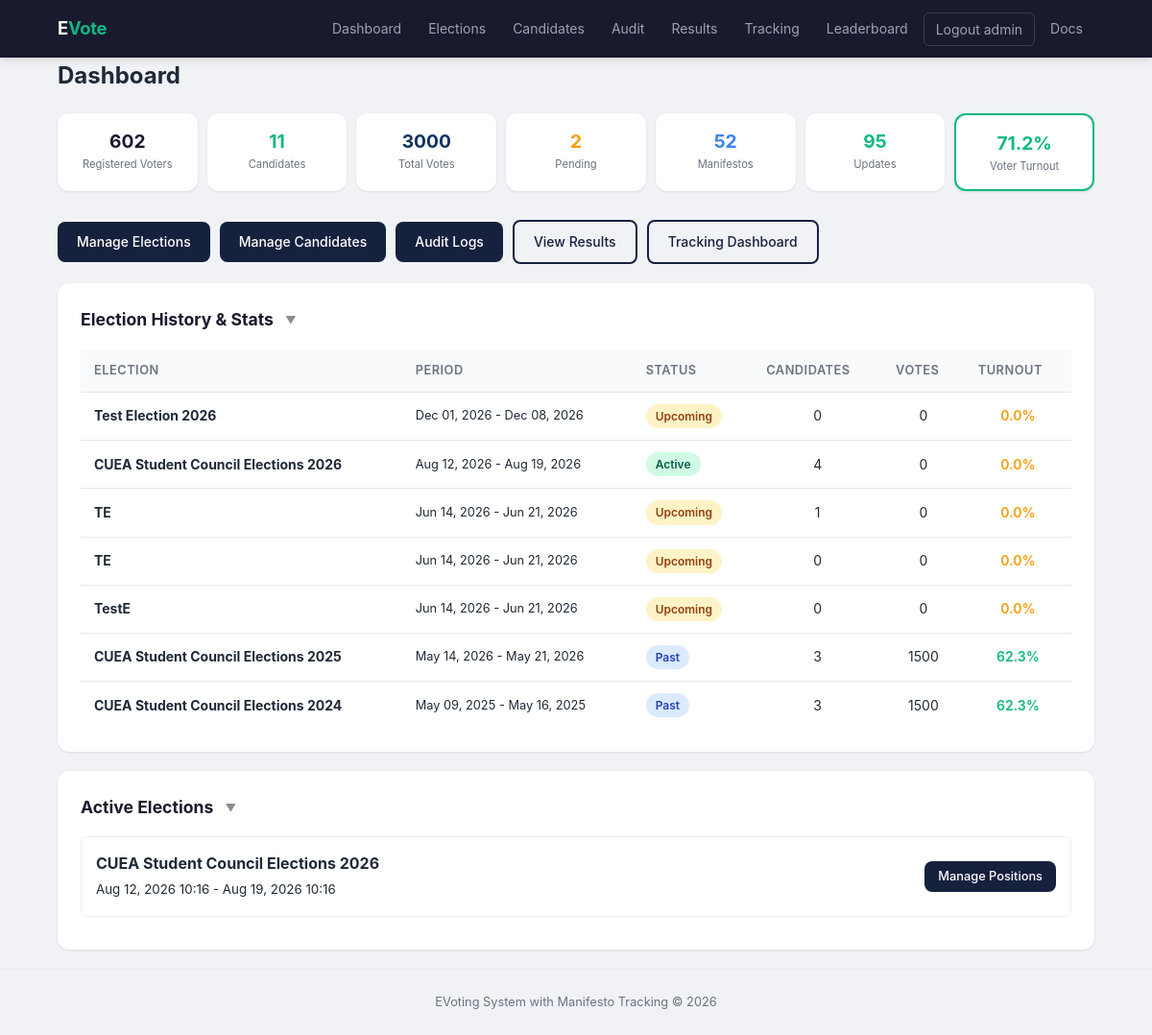
The app's page /dashboard/ (signed in) with its own data.
### core/models.py (models this page shows, shortened)
class User(AbstractUser):
    ROLE_CHOICES = (
        ('voter', 'Voter'),
        ('candidate', 'Candidate'),
        ('admin', 'Admin'),
    )
    role = models.CharField(max_length=20, choices=ROLE_CHOICES, default='voter')
    is_verified = models.BooleanField(default=False)
    student_id = models.CharField(max_length=50, unique=True, null=True, blank=True)

class Election(models.Model):
    title = models.CharField(max_length=200)
    description = models.TextField(blank=True)
    start_date = models.DateTimeField()
    end_date = models.DateTimeField()
    is_active = models.BooleanField(default=False)
    created_at = models.DateTimeField(auto_now_add=True)
    class Meta:
        ordering = ['-created_at']

### core/views.py (the view, shortened to what this page needs)
# urls.py: path('dashboard/', views.dashboard, name='dashboard'),        # Role-based dashboard
@login_required
def dashboard(request):
    user = request.user
    active_elections = Election.objects.filter(is_active=True)
    past_elections = Election.objects.filter(end_date__lt=timezone.now())
    all_elections = Election.objects.all().order_by('-start_date')
    if user.role == 'admin':
        total_voters = User.objects.filter(role='voter').count()
        total_candidates_count = Candidate.objects.filter(is_approved=True).count()
        total_votes = Vote.objects.count()
        pending_candidates = Candidate.objects.filter(is_approved=False).count()
        total_manifestos = Manifesto.objects.count()
        total_updates = ManifestoUpdate.objects.count()
        voter_turnout = round((total_votes / (total_voters * max(len(all_elections), 1))) * 100, 1) if total_voters > 0 else 0
        election_stats = []
        for e in all_elections:
            vc = Vote.objects.filter(election=e).count()
            cc = Candidate.objects.filter(election=e, is_approved=True).count()
            mc = Manifesto.objects.filter(candidate__election=e).count()
            pos_count = e.positions.count()
            eligible_positions = pos_count if pos_count > 0 else 1
            e_turnout = round((vc / (total_voters * eligible_positions)) * 100, 1) if total_voters > 0 else 0
            election_stats.append({'election': e, 'votes': vc, 'candidates': cc, 'manifestos': mc, 'turnout': e_turnout})
        return render(request, 'core/dashboard.html', {
            'section': 'admin', 'now': timezone.now(),
            'total_voters': total_voters, 'total_candidates': total_candidates_count,
            'total_votes': total_votes, 'pending_candidates': pending_candidates,
            'total_manifestos': total_manifestos, 'total_updates': total_updates,
            'active_elections': active_elections, 'past_elections': past_elections,
            'all_elections': all_elections, 'election_stats': election_stats,
            'voter_turnout': voter_turnout,
        })

### core/templates/core/dashboard.html (shortened to what this page needs)
{% extends "core/base.html" %}
{% block content %}
<h2 class="mb-20">Dashboard</h2>
{% if section == 'admin' %}
    <div style="display:grid; grid-template-columns:repeat(auto-fit, minmax(130px, 1fr)); gap:10px;">
        <div class="card" style="padding:14px; text-align:center;">
            <div style="font-size:1.2rem; font-weight:700; color:var(--primary);">{{ total_voters }}</div>
            <div style="font-size:0.7rem; color:var(--text-muted);">Registered Voters</div>
        </div>
        <div class="card" style="padding:14px; text-align:center;">
            <div style="font-size:1.2rem; font-weight:700; color:var(--success);">{{ total_candidates }}</div>
            <div style="font-size:0.7rem; color:var(--text-muted);">Candidates</div>
        </div>
        <div class="card" style="padding:14px; text-align:center;">
            <div style="font-size:1.2rem; font-weight:700; color:var(--accent);">{{ total_votes }}</div>
            <div style="font-size:0.7rem; color:var(--text-muted);">Total Votes</div>
        </div>
        <div class="card" style="padding:14px; text-align:center;">
            <div style="font-size:1.2rem; font-weight:700; color:var(--warning);">{{ pending_candidates }}</div>
            <div style="font-size:0.7rem; color:var(--text-muted);">Pending</div>
        </div>
        <div class="card" style="padding:14px; text-align:center;">
            <div style="font-size:1.2rem; font-weight:700; color:var(--info);">{{ total_manifestos }}</div>
            <div style="font-size:0.7rem; color:var(--text-muted);">Manifestos</div>
        </div>
        <div class="card" style="padding:14px; text-align:center;">
            <div style="font-size:1.2rem; font-weight:700; color:var(--success);">{{ total_updates }}</div>
            <div style="font-size:0.7rem; color:var(--text-muted);">Updates</div>
        </div>
        <div class="card" style="padding:14px; text-align:center; border:2px solid {% if voter_turnout >= 50 %}var(--success){% else %}var(--warning){% endif %};">
            <div style="font-size:1.2rem; font-weight:700; color:{% if voter_turnout >= 50 %}var(--success){% else %}var(--warning){% endif %};">{{ voter_turnout }}%</div>
            <div style="font-size:0.7rem; color:var(--text-muted);">Voter Turnout</div>
        </div>
    </div>
    <div class="flex flex-wrap" style="gap: 10px; margin-top: 10px;">
        <a href="{% url 'admin_elections' %}" class="btn">Manage Elections</a>
        <a href="{% url 'admin_candidates' %}" class="btn">Manage Candidates</a>
        <a href="{% url 'admin_audit_logs' %}" class="btn">Audit Logs</a>
        <a href="{% url 'results' %}" class="btn btn-outline">View Results</a>
        <a href="{% url 'manifesto_tracking' %}" class="btn btn-outline">Tracking Dashboard</a>
    </div>
    {% if election_stats %}
        <div class="card mt-20">
            <h3>
                Election History &amp; Stats
                <span class="collapse-toggle" onclick="this.nextElementSibling.style.display=this.nextElementSibling.style.display==='none'?'block':'none';this.classList.toggle('collapsed')">&#9660;</span>
            </h3>
            <div>
                <table>
                    <tr>
                        <th>Election</th>
                        <th>Period</th>
                        <th>Status</th>
                        <th>Candidates</th>
                        <th>Votes</th>
                        <th>Turnout</th>
                    </tr>
                    {% for es in election_stats %}
                        <tr>
                            <td><strong>{{ es.election.title|truncatewords:8 }}</strong></td>
                            <td style="font-size:0.8rem;">{{ es.election.start_date|date:"M d, Y" }} - {{ es.election.end_date|date:"M d, Y" }}</td>
                            <td>
                                {% if es.election.is_active and es.election.end_date >= now %}
                                    <span class="badge badge-success">Active</span>
                                {% elif es.election.end_date < now %}
                                    <span class="badge badge-info">Past</span>
                                {% else %}
                                    <span class="badge badge-warning">Upcoming</span>
                                {% endif %}
                            </td>
                            <td class="text-center">{{ es.candidates }}</td>
                            <td class="text-center">{{ es.votes }}</td>
                            <td class="text-center">
                                <span style="font-weight:600; color:{% if es.turnout >= 50 %}var(--success){% else %}var(--warning){% endif %};">{{ es.turnout }}%</span>
                            </td>
                        </tr>
                    {% endfor %}
                </table>
            </div>
        </div>
    {% endif %}
    {% if active_elections %}
        <div class="card">
            <h3>
                Active Elections
                <span class="collapse-toggle" onclick="toggleCollapse(this)">&#9660;</span>
            </h3>
            <div class="collapse-content">
                {% for e in active_elections %}
                    <div style="border:1px solid #eee; padding:15px; border-radius:6px; margin-bottom:10px;">
                        <div class="flex justify-between">
                            <div>
                                <strong>{{ e.title }}</strong><br>
                                <small>{{ e.start_date|date:"M d, Y H:i" }} - {{ e.end_date|date:"M d, Y H:i" }}</small>
                            </div>
                            <a href="{% url 'admin_positions' e.id %}" class="btn btn-sm">Manage Positions</a>
                        </div>
                    </div>
                {% endfor %}
            </div>
        </div>
    {% endif %}
{% endif %}
{% endblock %}

### core/templates/core/base.html (shortened to what this page needs)
<!DOCTYPE html>
<html lang="en">
<head>
</head>
<body>
    <nav>
        <div class="container">
            <a href="/" class="brand">E<span>Vote</span></a>
            <ul id="navMenu">
                {% if user.is_authenticated %}
                    <li><a href="{% url 'dashboard' %}">Dashboard</a></li>
                    {% if user.role == 'admin' %}
                        <li><a href="{% url 'admin_elections' %}">Elections</a></li>
                        <li><a href="{% url 'admin_candidates' %}">Candidates</a></li>
                        <li><a href="{% url 'admin_audit_logs' %}">Audit</a></li>
                    {% endif %}
                    <li><a href="{% url 'results' %}">Results</a></li>
                    <li><a href="{% url 'manifesto_tracking' %}">Tracking</a></li>
                    <li><a href="{% url 'leaderboard' %}">Leaderboard</a></li>
                    <li>
                        <form action="{% url 'logout' %}" method="post" style="display:inline">
                            <button type="submit" class="logout-btn">Logout {{ user.username }}</button>
                        </form>
                    </li>
                {% else %}
                    <li><a href="{% url 'login' %}">Login</a></li>
                    <li><a href="{% url 'register' %}">Register</a></li>
                {% endif %}
                <li><a href="{% url 'documentation' %}">Docs</a></li>
            </ul>
        </div>
    </nav>
    <div class="container" style="flex:1">
        {% block content %}{% endblock %}
    </div>
    <div class="footer">
        <p>EVoting System with Manifesto Tracking &copy; {% now "Y" %}</p>
    </div>
</body>
</html>

### core/templates/core/base.html (style rules this page uses)
:root { --primary: #1a1a2e; --primary-light: #16213e; --accent: #0f3460; --success: #10b981; --warning: #f59e0b; --danger: #ef4444; --info: #3b82f6; --bg: #f0f2f5; --card-bg: #ffffff; --text: #1f2937; --text-muted: #6b7280; --border: #e5e7eb; --radius: 12px; --shadow: 0 1px 3px rgba(0,0,0,0.06), 0 1px 2px rgba(0,0,0,0.04); --shadow-lg: 0 10px 25px rgba(0,0,0,0.08); --transition: all 0.2s ease; }
* { margin: 0; padding: 0; box-sizing: border-box; }
body { font-family: Inter, -apple-system, BlinkMacSystemFont, 'Segoe UI', Roboto, sans-serif; background: var(--bg); color: var(--text); line-height: 1.6; min-height: 100vh; display: flex; flex-direction: column; }
.container { max-width: 1120px; margin: 0 auto; padding: 0 20px; width: 100%; }
nav { background: var(--primary); padding: 0; position: sticky; top: 0; z-index: 100; box-shadow: 0 2px 8px rgba(0,0,0,0.15); }
nav .container { display: flex; justify-content: space-between; align-items: center; height: 60px; }
nav .brand { color: #fff; font-size: 1.15rem; font-weight: 700; text-decoration: none; letter-spacing: -0.3px; }
nav .brand span { color: var(--success); }
nav ul { list-style: none; display: flex; gap: 4px; align-items: center; }
nav ul li a, nav ul li button.logout-btn { color: #9ca3af; text-decoration: none; font-size: 0.875rem; padding: 8px 12px; border-radius: 6px; transition: var(--transition); font-family: inherit; }
nav ul li button.logout-btn { background: none; border: 1px solid rgba(255,255,255,0.15); cursor: pointer; }
.btn { display: inline-flex; align-items: center; gap: 6px; padding: 10px 20px; background: var(--primary-light); color: #fff; text-decoration: none; border: none; border-radius: 8px; cursor: pointer; font-size: 0.875rem; font-weight: 500; transition: var(--transition); white-space: nowrap; }
.btn-sm { padding: 6px 14px; font-size: 0.8rem; }
.btn-outline { background: transparent; border: 2px solid var(--primary-light); color: var(--primary-light); }
.card { background: var(--card-bg); border-radius: var(--radius); padding: 24px; margin-bottom: 20px; box-shadow: var(--shadow); transition: var(--transition); }
.card h3 { margin-bottom: 16px; color: var(--primary); font-size: 1.1rem; }
table { width: 100%; border-collapse: collapse; }
table th, table td { padding: 12px 14px; text-align: left; border-bottom: 1px solid var(--border); font-size: 0.875rem; }
table th { background: #f9fafb; font-weight: 600; color: var(--text-muted); font-size: 0.8rem; text-transform: uppercase; letter-spacing: 0.5px; }
table tr:last-child td { border-bottom: none; }
.badge { display: inline-flex; align-items: center; padding: 3px 10px; border-radius: 20px; font-size: 0.75rem; font-weight: 600; }
.badge-success { background: #d1fae5; color: #065f46; }
.badge-warning { background: #fef3c7; color: #92400e; }
.badge-info { background: #dbeafe; color: #1e40af; }
.footer { text-align: center; padding: 24px; color: var(--text-muted); font-size: 0.8rem; margin-top: auto; border-top: 1px solid var(--border); }
.collapse-toggle { cursor: pointer; font-size: 0.7rem; margin-left: 8px; opacity: 0.5; transition: transform 0.2s; display: inline-block; user-select: none; vertical-align: middle; }
.collapse-content { overflow: hidden; transition: max-height 0.3s ease; }
.flex { display: flex; gap: 10px; align-items: center; }
.flex-wrap { flex-wrap: wrap; }
.justify-between { justify-content: space-between; }
.mt-20 { margin-top: 20px; }
.mb-20 { margin-bottom: 20px; }
.text-center { text-align: center; }

### records on screen
User: username "admin"
Election: election "Test Election 2026", election.start_date "Dec 01, 2026", election.end_date "Dec 08, 2026", shows "Upcoming", candidates "0", votes "0", turnout "0.0"
Election: election "CUEA Student Council Elections 2026", election.start_date "Aug 12, 2026", election.end_date "Aug 19, 2026", is_active "Active", candidates "4", votes "0", turnout "0.0", title "CUEA Student Council Elections 2026", start_date "Aug 12, 2026 10:16", end_date "Aug 19, 2026 10:16"
Election: election "TE", election.start_date "Jun 14, 2026", election.end_date "Jun 21, 2026", shows "Upcoming", candidates "1", votes "0", turnout "0.0"
Election: election "TE", election.start_date "Jun 14, 2026", election.end_date "Jun 21, 2026", shows "Upcoming", candidates "0", votes "0", turnout "0.0"
Election: election "TestE", election.start_date "Jun 14, 2026", election.end_date "Jun 21, 2026", shows "Upcoming", candidates "0", votes "0", turnout "0.0"
Election: election "CUEA Student Council Elections 2025", election.start_date "May 14, 2026", election.end_date "May 21, 2026", is_active "Past", candidates "3", votes "1500", turnout "62.3"
Election: election "CUEA Student Council Elections 2024", election.start_date "May 09, 2025", election.end_date "May 16, 2025", is_active "Past", candidates "3", votes "1500", turnout "62.3"

### other values on screen
{{ total_voters }} "602"
{{ total_candidates }} "11"
{{ total_votes }} "3000"
{{ pending_candidates }} "2"
{{ total_manifestos }} "52"
{{ total_updates }} "95"
{{ voter_turnout }} "71.2"
